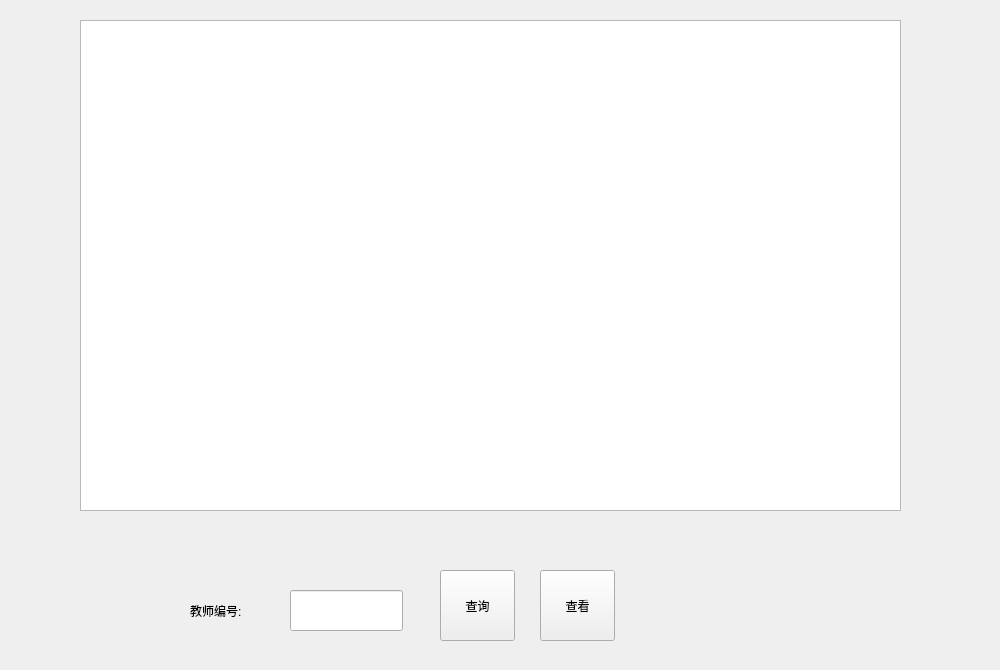
<?xml version="1.0" encoding="UTF-8"?>
<ui version="4.0">
 <class>ChildWidgetD</class>
 <widget class="QWidget" name="ChildWidgetD">
  <property name="geometry">
   <rect>
    <x>0</x>
    <y>0</y>
    <width>1000</width>
    <height>670</height>
   </rect>
  </property>
  <property name="windowTitle">
   <string>Form</string>
  </property>
  <widget class="QTableWidget" name="tableWidget">
   <property name="geometry">
    <rect>
     <x>80</x>
     <y>20</y>
     <width>821</width>
     <height>491</height>
    </rect>
   </property>
  </widget>
  <widget class="QPushButton" name="btn_find">
   <property name="geometry">
    <rect>
     <x>440</x>
     <y>570</y>
     <width>75</width>
     <height>71</height>
    </rect>
   </property>
   <property name="text">
    <string>查询</string>
   </property>
  </widget>
  <widget class="QPushButton" name="btn_look">
   <property name="geometry">
    <rect>
     <x>540</x>
     <y>570</y>
     <width>75</width>
     <height>71</height>
    </rect>
   </property>
   <property name="text">
    <string>查看</string>
   </property>
  </widget>
  <widget class="QLineEdit" name="lineEdit">
   <property name="geometry">
    <rect>
     <x>290</x>
     <y>590</y>
     <width>113</width>
     <height>41</height>
    </rect>
   </property>
  </widget>
  <widget class="QLabel" name="label">
   <property name="geometry">
    <rect>
     <x>190</x>
     <y>590</y>
     <width>81</width>
     <height>41</height>
    </rect>
   </property>
   <property name="text">
    <string>教师编号:</string>
   </property>
  </widget>
 </widget>
 <resources/>
 <connections/>
</ui>
